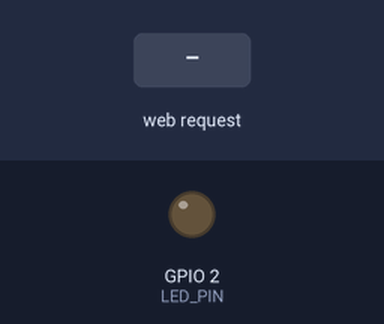
The sketch below on a simulated ESP32. Shown: output pins drawn as LEDs (lit = HIGH). The test bench sets the inputs (shaded band). WiFi joins after 1.5 s; servers stay silent unless stated; what the sketch prints to the serial monitor is not drawn.

Above: at 2.7 s.
2.8 s: HTTP request GET / received
At 4.1 s:
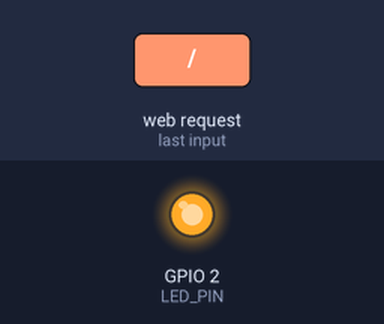
Timing chart, 0 to 5.8 s (numbered marks = the images above; inputs shaded):
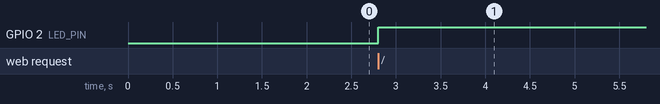

Measured:
- after the input at 2.8 s, GPIO 2 (LED_PIN): LOW → HIGH at once

The sketch:

test_05_wifi.ino
```cpp
// join wifi and serve a page. edit the two credentials below, don't commit them.
// pass: serial prints an IP, opening it on the same network toggles the led.
// 2.4 GHz only, and eduroam won't work.

#include <WiFi.h>
#include <WebServer.h>

const char* WIFI_SSID = "YOUR_WIFI_NAME";
const char* WIFI_PASSWORD = "YOUR_WIFI_PASSWORD";
#define LED_PIN 2

WebServer server(80);
bool ledOn = false;

void handleRoot() {
  ledOn = !ledOn;
  digitalWrite(LED_PIN, ledOn);
  server.send(200, "text/plain", ledOn ? "Rover bench test: LED ON" : "Rover bench test: LED OFF");
}

void setup() {
  Serial.begin(115200);
  pinMode(LED_PIN, OUTPUT);
  WiFi.begin(WIFI_SSID, WIFI_PASSWORD);
  Serial.print("Connecting");
  while (WiFi.status() != WL_CONNECTED) { delay(500); Serial.print("."); }
  Serial.println();
  Serial.print("Open http://");
  Serial.println(WiFi.localIP());
  server.on("/", handleRoot);
  server.begin();
}

void loop() {
  server.handleClient();
}
```
